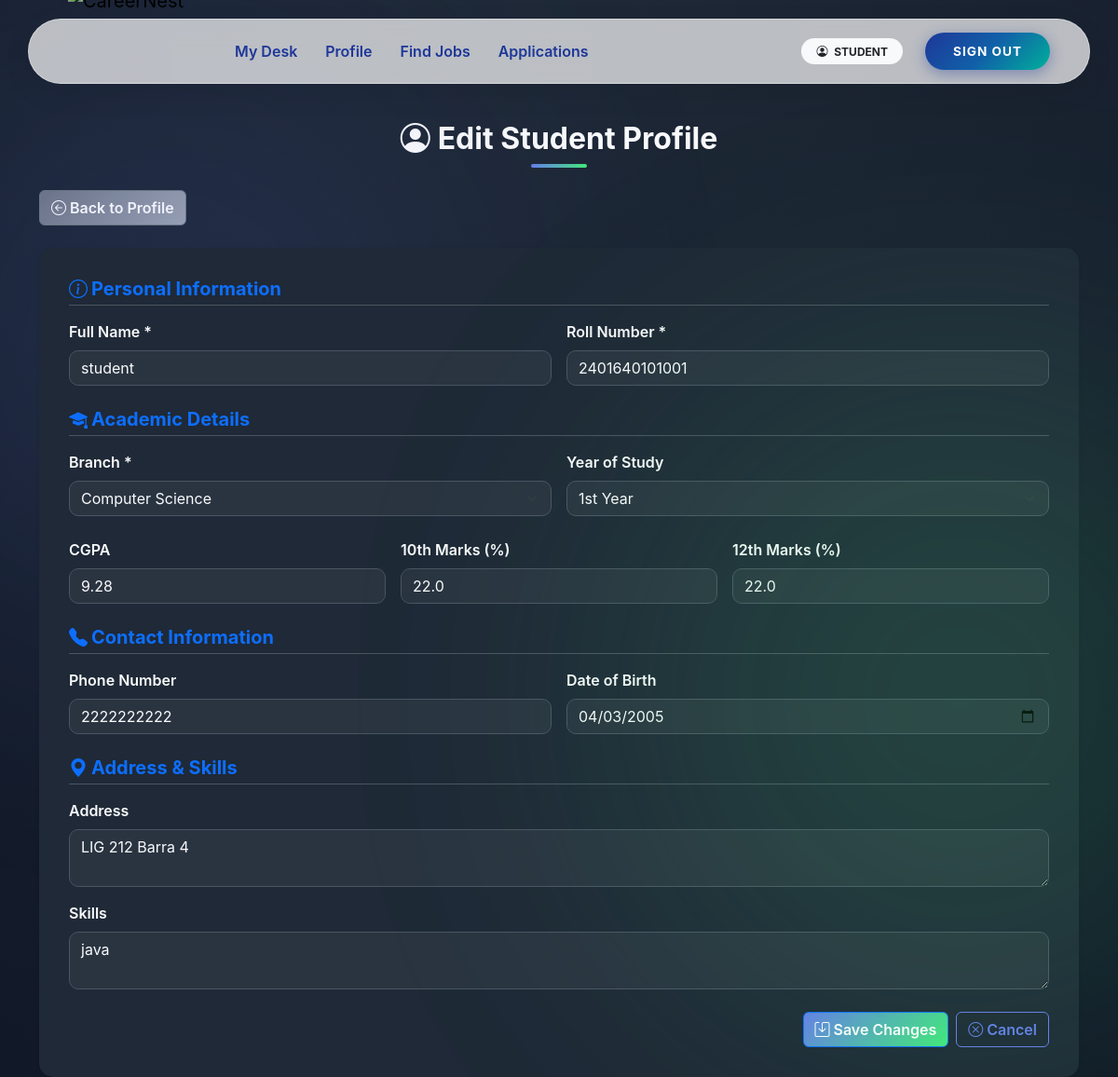
The app's page /student/profile/edit (signed in) with its own data.
### app/models.py (models this page shows, shortened)
class User(UserMixin, db.Model):
    __tablename__ = "users"
    user_id = db.Column(db.Integer, primary_key=True)
    email = db.Column(db.String(120), unique=True, nullable=False)
    password_hash = db.Column(db.String(255), nullable=False)
    role = db.Column(db.String(20), nullable=False)
    is_active = db.Column(db.Boolean, default=True)
    is_approved = db.Column(db.Boolean, default=False)
    is_blacklisted = db.Column(db.Boolean, default=False)
    created_at = db.Column(db.DateTime, default=datetime.utcnow)
    student = db.relationship(
        "Student",
        back_populates="user",
        uselist=False,
        cascade="all, delete-orphan"
    )
    company = db.relationship(
        "Company",
        back_populates="user",
        uselist=False,
        cascade="all, delete-orphan"
    )
    admin = db.relationship(
        "Admin",
        back_populates="user",
        uselist=False,
        cascade="all, delete-orphan"
    )

class Student(db.Model):
    __tablename__ = "students"
    user_id = db.Column(
        db.Integer,
        db.ForeignKey("users.user_id", ondelete="CASCADE"),
        primary_key=True
    )
    full_name = db.Column(db.String(100), nullable=False)
    roll_number = db.Column(db.String(50), unique=True, nullable=False, index=True)
    graduation_year = db.Column(db.Integer, nullable=False)
    cgpa = db.Column(db.Float)
    tenth_marks = db.Column(db.Float)
    twelfth_marks = db.Column(db.Float)
    dob = db.Column(db.Date)
    year = db.Column(db.Integer)
    resume_filename = db.Column(db.String(200))
    phone = db.Column(db.String(20))
    address = db.Column(db.Text)
    skills = db.Column(db.Text)
    course = db.Column(db.String(100))
    branch = db.Column(db.String(100))
    created_at = db.Column(db.DateTime, default=datetime.utcnow)
    user = db.relationship("User", back_populates="student")
    applications = db.relationship(
        "Application",
        back_populates="student",
        cascade="all, delete-orphan"
    )

### app/student/routes.py (the view, shortened to what this page needs)
@student_bp.route('/profile/edit', methods=['GET', 'POST'])
@login_required
@role_required('student')
def edit_profile():
    profile = get_student_profile()
    if not profile:
        flash('Profile not found.', 'danger')
        return redirect(url_for('student.dashboard'))
    return render_template('student/edit_profile.html', profile=profile)

### app/student/routes.py (called while the page is built)
def get_student_profile():
    return Student.query.filter_by(user_id=current_user.user_id).first()

### app/utils.py (called while the page is built)
def role_required(required_role):
    def decorator(f):
        @wraps(f)
        def decorated_function(*args, **kwargs):
            if not current_user.is_authenticated:
                abort(401)
            if current_user.role != required_role:
                abort(403)
            if required_role in ["student", "company"] and not current_user.is_approved:
                abort(403)
            if current_user.is_blacklisted:
                abort(403)
            return f(*args, **kwargs)
        return decorated_function
    return decorator

### app/templates/student/edit_profile.html (shortened to what this page needs)
{% extends 'base.html' %}
{% block content %}
<h2 class="mb-4"><i class="bi bi-person-circle me-2"></i>Edit Student Profile</h2>
<a href="{{ url_for('student.profile') }}" class="btn btn-secondary mb-4">
  <i class="bi bi-arrow-left-circle me-1"></i>Back to Profile
</a>
<div class="card shadow-sm">
  <div class="card-body">
    <form method="POST">
      <h5 class="mb-3 text-primary"><i class="bi bi-info-circle me-1"></i>Personal Information</h5>
      <div class="row g-3 mb-4">
        <div class="col-md-6">
          <label for="full_name" class="form-label">Full Name *</label>
          <input type="text" class="form-control" id="full_name" name="full_name" value="{{ profile.full_name }}" required>
        </div>
        <div class="col-md-6">
          <label for="roll_number" class="form-label">Roll Number *</label>
          <input type="text" class="form-control" id="roll_number" name="roll_number" value="{{ profile.roll_number }}" required readonly>
        </div>
      </div>
      <h5 class="mb-3 text-primary"><i class="bi bi-mortarboard-fill me-1"></i>Academic Details</h5>
      <div class="row g-3 mb-4">
        <div class="col-md-6">
          <label for="department" class="form-label">Branch *</label>
          <select class="form-select" id="department" name="branch" required>
            {% for dept in ['Computer Science', 'Information Technology', 'Electronics', 'Electrical', 'Mechanical', 'Civil', 'Other'] %}
              <option value="{{ dept }}" {% if profile.department == dept %}selected{% endif %}>{{ dept }}</option>
            {% endfor %}
          </select>
        </div>
        <div class="col-md-6">
          <label for="year" class="form-label">Year of Study</label>
          <select class="form-select" id="year" name="year">
            {% for y in range(1,5) %}
              <option value="{{ y }}" {% if profile.year == y %}selected{% endif %}>{{ y }}{{ ['st','nd','rd','th'][y-1] }} Year</option>
            {% endfor %}
          </select>
        </div>
      </div>
      <div class="row g-3 mb-4">
        <div class="col-md-4">
          <label for="cgpa" class="form-label">CGPA</label>
          <input type="number" step="0.01" min="0" max="10" class="form-control" id="cgpa" name="cgpa" value="{{ profile.cgpa or '' }}">
        </div>
        <div class="col-md-4">
          <label for="tenth_marks" class="form-label">10th Marks (%)</label>
          <input type="number" step="0.01" min="0" max="100" class="form-control" id="tenth_marks" name="tenth_marks" value="{{ profile.tenth_marks or '' }}">
        </div>
        <div class="col-md-4">
          <label for="twelfth_marks" class="form-label">12th Marks (%)</label>
          <input type="number" step="0.01" min="0" max="100" class="form-control" id="twelfth_marks" name="twelfth_marks" value="{{ profile.twelfth_marks or '' }}">
        </div>
      </div>
      <h5 class="mb-3 text-primary"><i class="bi bi-telephone-fill me-1"></i>Contact Information</h5>
      <div class="row g-3 mb-4">
        <div class="col-md-6">
          <label for="phone" class="form-label">Phone Number</label>
          <input type="tel" class="form-control" id="phone" name="phone" value="{{ profile.phone or '' }}">
        </div>
        <div class="col-md-6">
          <label for="dob" class="form-label">Date of Birth</label>
          <input type="date" class="form-control" id="dob" name="dob" value="{{ profile.dob.strftime('%Y-%m-%d') if profile.dob else '' }}">
        </div>
      </div>
      <h5 class="mb-3 text-primary"><i class="bi bi-geo-alt-fill me-1"></i>Address & Skills</h5>
      <div class="mb-3">
        <label for="address" class="form-label">Address</label>
        <textarea class="form-control" id="address" name="address" rows="2">{{ profile.address or '' }}</textarea>
      </div>
      <div class="mb-4">
        <label for="skills" class="form-label">Skills</label>
        <textarea class="form-control" id="skills" name="skills" rows="2" placeholder="e.g., Python, Java, SQL, Data Analysis">{{ profile.skills or '' }}</textarea>
      </div>
      <div class="d-flex justify-content-end gap-2">
        <button type="submit" class="btn btn-primary"><i class="bi bi-save me-1"></i>Save Changes</button>
        <a href="{{ url_for('student.profile') }}" class="btn btn-outline-secondary"><i class="bi bi-x-circle me-1"></i>Cancel</a>
      </div>
    </form>
  </div>
</div>
{% endblock %}

### app/templates/base.html (shortened to what this page needs)
<!DOCTYPE html>
<html lang="en">
<head>
    <link href="https://cdn.jsdelivr.net/npm/bootstrap@5.3.2/dist/css/bootstrap.min.css" rel="stylesheet">
    <link rel="stylesheet" href="https://cdn.jsdelivr.net/npm/bootstrap-icons@1.10.5/font/bootstrap-icons.css">
</head>
<body>
    <div class="toast-container position-fixed top-0 end-0 p-3">
    </div>
    <header class="navbar-container">
        <nav class="navbar navbar-expand-lg navbar-island">
            <div class="container-fluid">
                <a class="navbar-brand " href="/">
                    <img src="{{ url_for('static', filename='img/CareerLogo.png') }}" alt="CareerNest">
                </a>
                <div class="collapse navbar-collapse" id="navMain">
                    <ul class="navbar-nav me-auto mb-2 mb-lg-0 ms-lg-4">
                        {% if current_user.is_authenticated %}
                        {% if current_user.role == 'admin' %}
                        <li class="nav-item"><a class="nav-link" href="{{ url_for('admin.dashboard') }}">Dashboard
                                Center</a></li>
                        <li class="nav-item"><a class="nav-link" href="{{ url_for('admin.students') }}">Students</a>
                        </li>
                        <li class="nav-item"><a class="nav-link" href="{{ url_for('admin.companies') }}">Companies</a>
                        </li>
                        <li class="nav-item"><a class="nav-link" href="{{ url_for('admin.drives') }}">Drives</a>
                        </li>
                        <li class="nav-item"><a class="nav-link"
                                href="{{ url_for('admin.applications') }}">Applications</a>
                        </li>
                        {% elif current_user.role == 'student' %}
                        <li class="nav-item"><a class="nav-link" href="{{ url_for('student.dashboard') }}">My Desk</a>
                        </li>
                        <li class="nav-item"><a class="nav-link" href="{{ url_for('student.profile') }}">Profile</a>
                        </li>
                        <li class="nav-item"><a class="nav-link" href="{{ url_for('student.drives') }}">Find Jobs</a>
                        </li>
                        <li class="nav-item"><a class="nav-link"
                                href="{{ url_for('student.applications') }}">Applications</a>
                        </li>
                        {% endif %}
                        {% else %}
                        <li class="nav-item"><a class="nav-link" href="/">Home</a></li>
                        {% endif %}
                    </ul>
                    <div class="d-flex flex-column flex-lg-row align-items-center">
                        {% if not current_user.is_authenticated %}
                        <a href="{{ url_for('auth.student_register') }}" class="btn btn-creative btn-student">Student
                            Join</a>
                        <a href="{{ url_for('auth.company_register') }}" class="btn btn-creative btn-student">Company
                            Join</a>
                        <a href="{{ url_for('auth.login') }}" class="btn btn-creative btn-login">Login</a>
                        {% else %}
                        <span class="badge rounded-pill bg-light text-dark px-3 py-2 me-3 d-none d-lg-block">
                            <i class="bi bi-person-circle me-1"></i> {{ current_user.role|upper }}
                        </span>
                        <a href="{{ url_for('auth.logout') }}" class="btn btn-creative btn-login">Sign Out</a>
                        {% endif %}
                    </div>
                </div>
            </div>
        </nav>
    </header>
    <main class="container page-content">
        {% block content %}{% endblock %}
    </main>
</body>
</html>

### app/templates/student/edit_profile.html (style rules this page uses)
body { background: radial-gradient(circle at top, #1f2937 0%, #111827 100%); color: #f9fafb; font-family: 'Inter', sans-serif; min-height: 100vh; margin: 0; }
body::before, body::after { content: ''; position: fixed; border-radius: 50%; filter: blur(150px); opacity: 0.15; z-index: 0; }
body::before { width: 600px; height: 600px; background: #667eea; top: 5%; left: -10%; }
body::after { width: 700px; height: 700px; background: #43e97b; bottom: 5%; right: -15%; }
h2.mb-4 { font-size: 2rem; font-weight: 700; text-align: center; margin-bottom: 2rem; }
h2.mb-4::after { content: ''; display: block; width: 60px; height: 4px; background: linear-gradient(90deg, #667eea, #43e97b); border-radius: 2px; margin: 0.5rem auto 0 auto; }
.btn-secondary { background: linear-gradient(135deg, #6b7280, #9ca3af); color: #fff; font-weight: 600; }
.card { border: none; border-radius: 15px; background: #1f2937; color: #f9fafb; box-shadow: 0 8px 25px rgba(0,0,0,0.3); }
.card-body { padding: 2rem; }
.form-label { font-weight: 600; }
.form-control, .form-select, textarea { border-radius: 10px; background-color: rgba(255,255,255,0.05); color: #f9fafb; border: 1px solid #4b5563; }
.form-control::placeholder, textarea::placeholder { color: #9ca3af; }
h5.mb-3.text-primary { color: #667eea; font-weight: 700; border-bottom: 1px solid rgba(255,255,255,0.2); padding-bottom: 5px; }
.btn-primary { background: linear-gradient(135deg, #667eea, #43e97b); color: #fff; font-weight: 600; transition: transform 0.2s; }
.btn-outline-secondary { border-color: #667eea; color: #667eea; font-weight: 600; }
.d-flex.justify-content-end.gap-2 { margin-top: 1rem; }

### records on screen
User: role "STUDENT"
Student: full_name "student", roll_number "2401640101001", cgpa "9.28", tenth_marks "22.0", twelfth_marks "22.0", phone "2222222222", dob "04/03/2005", address "LIG 212 Barra 4", skills "java"

### other values on screen
form field branch "Computer Science"
form field year "1st Year"
